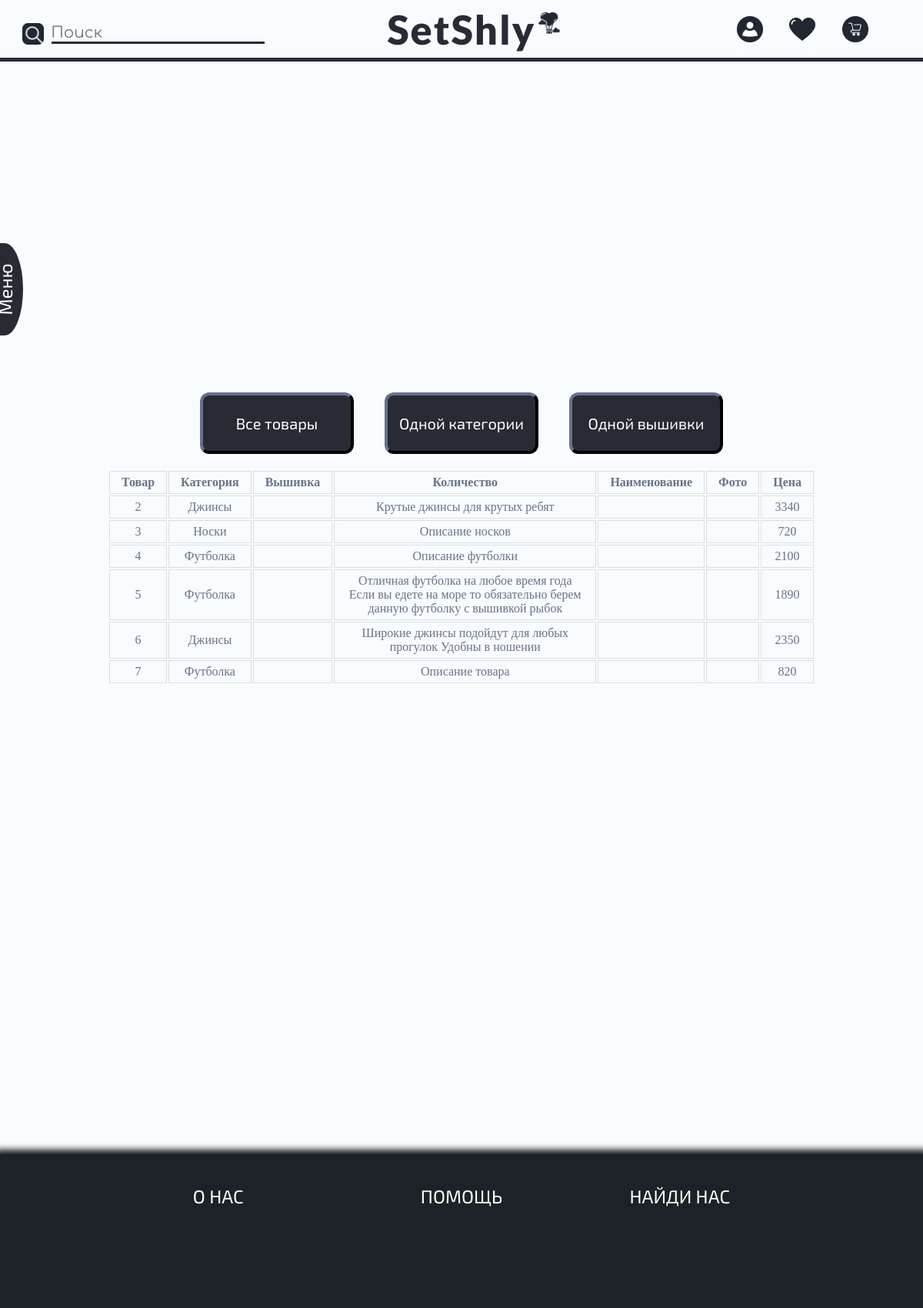
Page /php/Report/report.php on the committed database.
### php/Report/report.php (the view, shortened to what this page needs)
<!DOCTYPE html>
<html lang="en">
<head>
    <link rel="stylesheet" href="css/main.css">
</head>
<body id="body">
    <header id="header">
        <div class="search"> <img src="img/search.png" alt="" draggable="false">
            <input type="search" placeholder="Поиск">
        </div>
        <h1><a href="../Index/index.php" style="color: #282b34;">SetShly</a></h1> <img class="logo" src="img/logo.png" alt="" draggable="false">
        <nav id="navigation-header" class="navigation-header">
            <ul id="menu">
                <li>
                    <div class="profile"><img src="img/profile.png" alt="Личный кабинет" draggable="false"></div>
                </li>
                <li>
                    <a href="../Liked/liked.html" class="liked"><img src="img/liked.png" alt="Избранное" draggable="false"></a>
                </li>
                <li>
                    <a href="../Basket/basket.html" class="basket"><img src="img/basket.png" alt="Корзина" draggable="false"></a>
                </li>
            </ul>
        </nav>
    </header>
    <main id="main">
        <aside class="transition-false">
            <div class="activation false">Меню</div>
        </aside>
        <div class="buttons"><a class="button" href="report.php">Все товары</a><a class="button" href="reportSameCategory.php">Одной категории</a><a class="button" href="reportSameEmbroidery.php">Одной вышивки</a></div>
        <table class="html-table">
            <thead>
                <tr>
                    <th>
                        Товар
                    </th>
                    <th>
                        Категория
                    </th>
                    <th>
                        Вышивка
                    </th>
                    <th>
                        Количество
                    </th>
                    <th>
                        Наименование
                    </th>
                    <th>
                        Фото
                    </th>
                    <th>
                        Цена
                    </th>
                </tr>
            </thead>
            <tbody>
                 <?php
                     $connect = mysqli_connect('127.0.0.1', 'root', '', 'Shop');
                     $products = mysqli_fetch_all(mysqli_query($connect, 'SELECT * FROM `Товар`'));
                     if (count($products) != 0) {
                         function trHTML($num) {
                             $connect = mysqli_connect('127.0.0.1', 'root', '', 'Shop');
                             $products = mysqli_fetch_all(mysqli_query($connect, 'SELECT * FROM `Товар`'));
                             $priceProducts = mysqli_fetch_all(mysqli_query($connect, 'SELECT * FROM `Прайс-лист_товаров`'));
                             if ($products[$num][0]) {
                                 if ($products[$num][1] == 1) { $category = 'Футболка'; };
                                 if ($products[$num][1] == 2) { $category = 'Джинсы'; };
                                 if ($products[$num][1] == 3) { $category = 'Носки'; };
                                 echo '<tr>
                                     <td>
                                         '.$products[$num][0].'
                                     </td>
                                     <td>
                                         '.$category.'
                                     </td>
                                     <td>
                                         '.$embroidery.'
                                     </td>
                                     <td>
                                         '.$products[$num][3].'
                                     </td>
                                     <td>
                                         '.$products[$num][4].'
                                     </td>
                                     <td>
                                         '.$products[$num][6].'
                                     </td>
                                     <td>
                                         '.$priceProducts[$num][2].'
                                     </td>
                                 </tr>';
                             };
                         };
                     };
                 trHTML(0);
                 trHTML(1);
                 trHTML(2);
                 trHTML(3);
                 trHTML(4);
                 trHTML(5);
                 ?>
            </tbody>
        </table>
    </main>
    <footer id="footer">
        <div class="about-company"><a href="">О НАС</a></div>
        <div class="help"><a href="">ПОМОЩЬ</a></div>
        <div class="find"><a href="">НАЙДИ НАС</a></div>
    </footer>
</body>
</html>

### rows in the picture
товар: ID_Товара "2", ID_Категории "Джинсы", Описание "Крутые джинсы для крутых ребят"
прайс-лист_товаров: Цена "3340"
товар: ID_Товара "3", ID_Категории "Носки", Описание "Описание носков"
прайс-лист_товаров: Цена "720"
товар: ID_Товара "4", ID_Категории "Футболка", Описание "Описание футболки"
прайс-лист_товаров: Цена "2100"
товар: ID_Товара "5", ID_Категории "Футболка", Описание "Отличная футболка на любое время года Если вы едете на море то обязательно берем данную футболку с вышивкой рыбок"
прайс-лист_товаров: Цена "1890"
товар: ID_Товара "6", ID_Категории "Джинсы", Описание "Широкие джинсы подойдут для любых прогулок Удобны в ношении"
прайс-лист_товаров: Цена "2350"
товар: ID_Товара "7", ID_Категории "Футболка", Описание "Описание товара"
прайс-лист_товаров: Цена "820"
